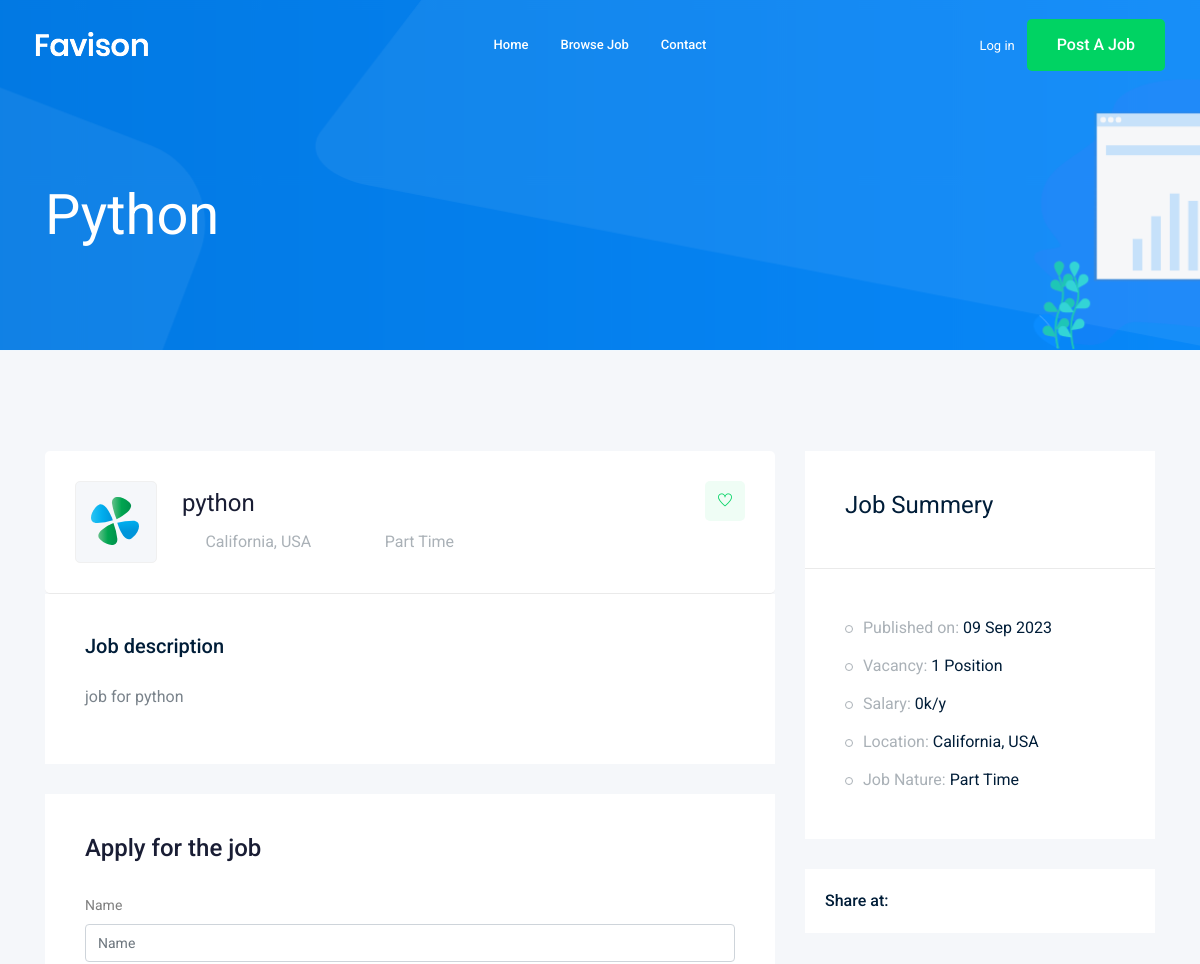
The page /jobs/1 (upper part) on the database as committed earlier.
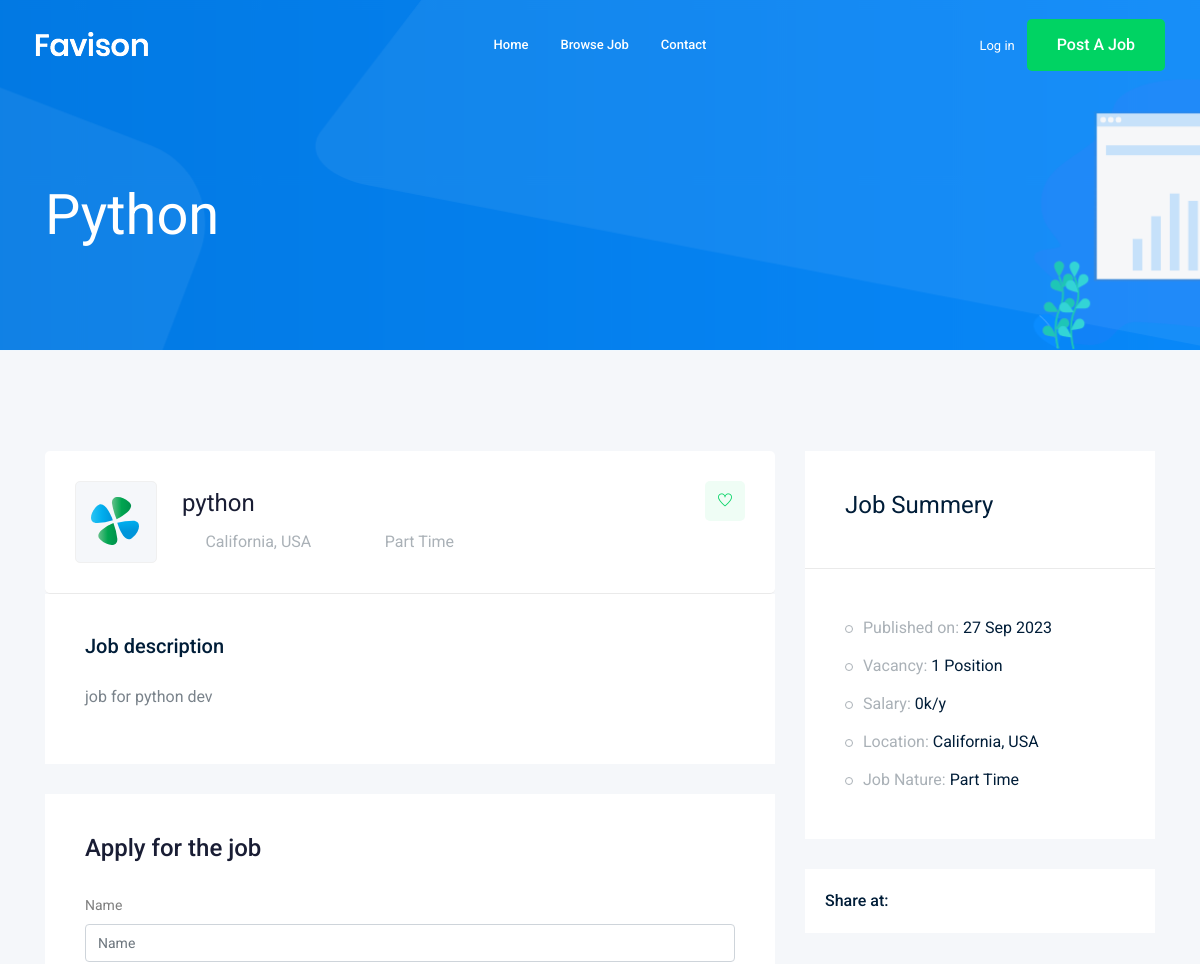
The same page on the database as committed later.
### job/models.py (models this page shows)
class Job(models.Model):
    owner = models.ForeignKey(User,related_name='job_owner', on_delete=models.CASCADE)
    title = models.CharField(max_length=100)
    job_tybe = models.CharField(max_length=50,choices=JOB_TYBE)
    describtion = models.TextField(max_length=1000)
    published_at = models.DateTimeField(auto_now=True)
    Vacancy = models.IntegerField(default=1)
    salary = models.IntegerField(default=0)
    experience = models.IntegerField(default=1)
    category = models.ForeignKey('Category',on_delete=models.CASCADE)
    image = models.ImageField(upload_to=image_upload)
    slug = models.SlugField(blank=True,null=True)
    def __str__(self):
        return self.title

### job/views.py (the view)
# urls.py: path('<int:id>',views.job_detalis,name='job_detail'),
def job_detalis(request,id):
    job_detali = Job.objects.get(id=id)
    if request.method=='POST':
        form = ApplyForm(request.POST,request.FILES)
        if form.is_valid():
            myform = form.save(commit=False)
            myform.job=job_detali
            myform.save()
    else:
        form = ApplyForm()
    context ={'jobs':job_detali,'form':form}
    return render(request,'jobs/job_detail.html',context)

### job/form.py
class ApplyForm(forms.ModelForm):
    class Meta:
        model = Apply
        fields = ['name','email','cv','website','cover_letter',]

### job/templates/jobs/job_detail.html (shortened to what this page needs)
{% extends 'base.html' %}
{% load bootstrap4 %}
{% block body %}
    <div class="bradcam_area bradcam_bg_1">
        <div class="container">
            <div class="row">
                <div class="col-xl-12">
                    <div class="bradcam_text">
                        <h3>{{jobs}}</h3>
                    </div>
                </div>
            </div>
        </div>
    </div>
    <div class="job_details_area">
        <div class="container">
            <div class="row">
                <div class="col-lg-8">
                    <div class="job_details_header">
                        <div class="single_jobs white-bg d-flex justify-content-between">
                            <div class="jobs_left d-flex align-items-center">
                                <div class="thumb">
                                    <img src="img/svg_icon/1.svg" alt="">
                                </div>
                                <div class="jobs_conetent">
                                    <a href="#"><h4>{{jobs}}</h4></a>
                                    <div class="links_locat d-flex align-items-center">
                                        <div class="location">
                                            <p> <i class="fa fa-map-marker"></i> California, USA</p>
                                        </div>
                                        <div class="location">
                                            <p> <i class="fa fa-clock-o"></i> {{jobs.job_tybe}}</p>
                                        </div>
                                    </div>
                                </div>
                            </div>
                            <div class="jobs_right">
                                <div class="apply_now">
                                    <a class="heart_mark" href="#"> <i class="ti-heart"></i> </a>
                                </div>
                            </div>
                        </div>
                    </div>
                    <div class="descript_wrap white-bg">
                        <div class="single_wrap">
                            <h4>Job description</h4>
                            <p>{{jobs.describtion}}</p>
                        </div>
                    </div>
                    <div class="apply_job_form white-bg">
                        <h4>Apply for the job</h4>
                        <form method="POST" enctype="multipart/form-data">
                            {% bootstrap_form form %}
                        </form>
                    </div>
                </div>
                <div class="col-lg-4">
                    <div class="job_sumary">
                        <div class="summery_header">
                            <h3>Job Summery</h3>
                        </div>
                        <div class="job_content">
                            <ul>
                                <li>Published on: <span>{{jobs.published_at|date:'d M o'}}</span></li>
                                <li>Vacancy: <span>{{jobs.Vacancy}} Position</span></li>
                                <li>Salary: <span>{{jobs.salary}}k/y</span></li>
                                <li>Location: <span>California, USA</span></li>
                                <li>Job Nature: <span> {{jobs.job_tybe}}</span></li>
                            </ul>
                        </div>
                    </div>
                    <div class="share_wrap d-flex">
                        <span>Share at:</span>
                        <ul>
                            <li><a href="#"> <i class="fa fa-facebook"></i></a> </li>
                            <li><a href="#"> <i class="fa fa-google-plus"></i></a> </li>
                            <li><a href="#"> <i class="fa fa-twitter"></i></a> </li>
                            <li><a href="#"> <i class="fa fa-envelope"></i></a> </li>
                        </ul>
                    </div>
                </div>
            </div>
        </div>
    </div>
    {% endblock body %}

Rows that differ between the two databases and show on the page:
changed Job "Python": describtion "job for python" → "job for python dev"; published_at "09 Sep 2023" → "27 Sep 2023"
